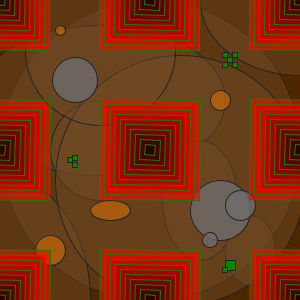
Frame 1 (no input)
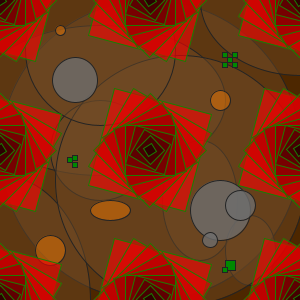
Frame 60 (the mouse pressed at the canvas centre just before this capture)
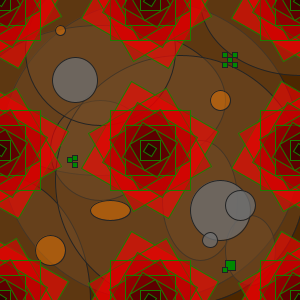
Frame 120 (the mouse held since frame 60 and released just before this capture)

The Processing sketch that drew these frames (run headless with seeded random() and noise(); from frame 60 on, the mouse is pressed at the canvas centre):

// Processing sketch: processing_174132
// ── processing_174132.pde

void setup() 
{ 
 size(300,300); 
 rectMode(CENTER); 

} 

void draw() 
{ 
  background(77,39,0); 
 fill(113,76,39,110);
 stroke(35);
 ellipse(150,150,300,300);
 ellipse(100,100,250,150);
 ellipse(200,200,75,120);
 ellipse(0,300,180,250);
 ellipse(250,250,50,70);
 ellipse(300,0,200,150);
 ellipse(100,150,100,100);
 ellipse(180,180,250,250);
 ellipse(100,50,150,150);
 fill(255,128,0,110);
 ellipse(220,100,20,20);
 ellipse(50,250,30,30);
 ellipse(60,30,10,10);
 ellipse(110,210,40,20);
 fill(110,200);
 ellipse(220,210,60,60);
 ellipse(210,240,15,15);
 ellipse(240,205,30,30);
 ellipse(75,80,45,45);
 fill(0,137,1);
 rect(70,160,5,5);
 rect(75,158,5,5);
 rect(75,165,5,5);
 rect(230,60,5,5);
 rect(225,55,5,5);
 rect(225,65,5,5);
 rect(235,55,5,5);
 rect(235,65,5,5);
 rect(230,265,10,10);
 rect(225,270,5,5);

  fill(255,50); 
  stroke(28,124,0); 
  for(int x = 0; x <= width;x+=150) 
  {     for(int y = 0;y<=height;y+=150) 
    { 
    pushMatrix(); 
    translate(x,y); 
     float f = random(155,255); 
    fill(f,50); 
  for(int i = 100; i >0;i-=10) 
  { 
  fill(i*2.55,0,0,150); 
    rotate(radians(frameCount*.25)); 
  rect(0,0,i,i); 
  } 
  popMatrix(); 
  } 
  } 
  
  
} 
